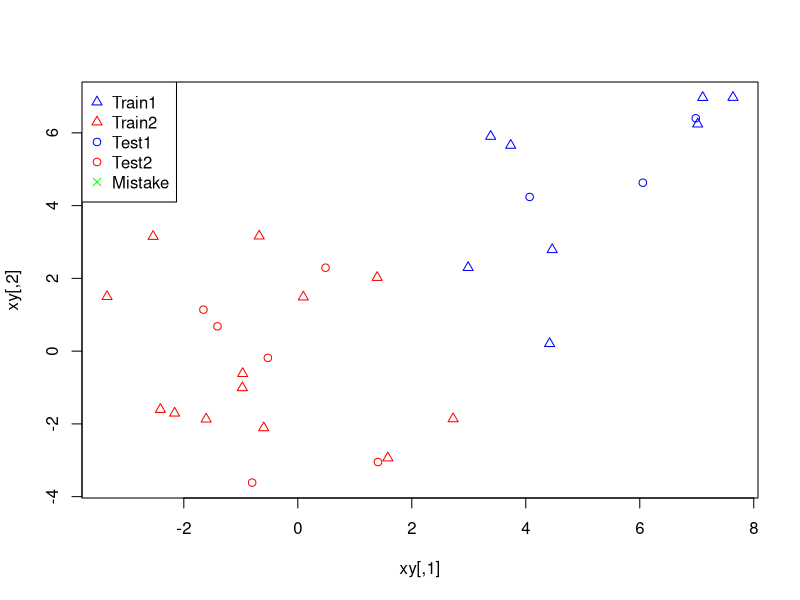
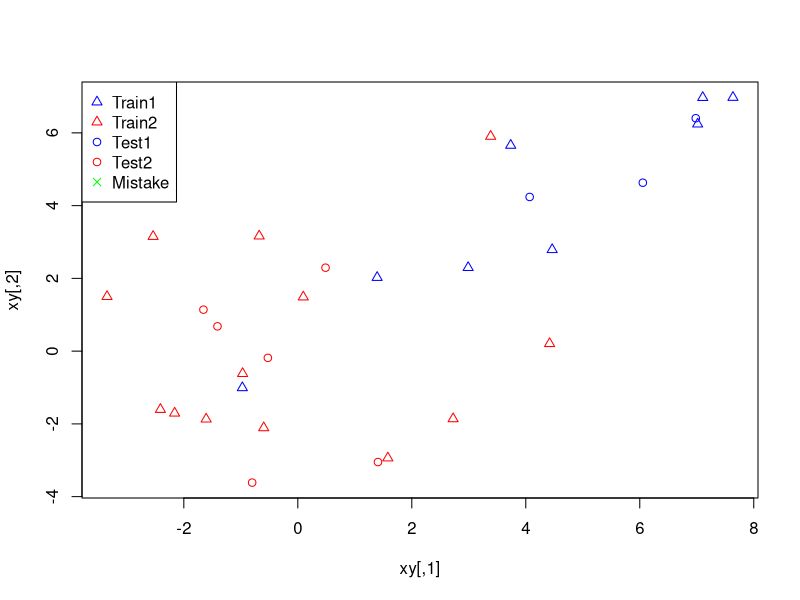

These figures' R source, in order:
library(MASS)

x1 = rnorm(20, mean=0, sd=5/3)
x2 = rnorm(10, mean=5, sd=5/3)

y1 = rnorm(20, mean=0, sd=5/3)
y2 = rnorm(10, mean=5, sd=5/3)

xy = cbind(c(x1, x2), c(y1, y2))
xy

n = 30
nTrain = floor(0.7 * n)
nTest = n - nTrain

idxTrain = sample(1:n, nTrain)
idxTest = (1:n)[!(1:n %in% idxTrain)]

datTrain = xy[idxTrain,]
datTest = xy[idxTest,] 

clusterization = kmeans(xy, 2)
clusterizationCluster = clusterization$cluster

clusterizationTrain = clusterizationCluster[idxTrain]
clusterizationTest = clusterizationCluster[idxTest]

mod = qda(datTrain, clusterizationTrain)
clusterizationTestEst = predict(mod, datTest)$class
sum(clusterizationTestEst != clusterizationTest) / nTest
idx = idxTest[clusterizationTestEst != clusterizationTest]

plot(xy, type="n")
points(datTrain, pch=24, col=c("blue", "red")[clusterizationTrain])
legend("topleft", legend=c("Train1", "Train2"), pch=24, col=c("blue", "red"))

points(datTest, pch=21, col=c("blue", "red")[clusterizationTest])
legend("topleft", legend=c("Train1", "Train2", "Test1", "Test2"), pch=c(24, 24, 21, 21), col=c("blue", "red"))

if (length(idx) == 1) {
  points(xy[idx, 1], xy[idx, 2], col="green", pch=4) 
} else {
  points(xy[idx,], col="red", pch=4) 
}

legend("topleft", legend=c("Train1", "Train2", "Test1", "Test2", "Mistake"), pch=c(24, 24, 21, 21, 4),
       col=c("blue", "red", "blue", "red", "green"))

idd = sample(1:nTrain, 0.2 * nTrain)
for (i in idd) {
  clusterizationTrain[i] = ifelse(clusterizationTrain[i] == 1, 2, 1)
}

mod2 = qda(datTrain, clusterizationTrain)
clusterizationTestEst<-predict(mod2, datTest)$class
sum(clusterizationTestEst != clusterizationTest) / nTest
idx2 = idxTest[clusterizationTestEst != clusterizationTest]

plot(xy, type="n")
points(datTrain, pch=24, col=c("blue", "red")[clusterizationTrain])
legend("topleft", legend=c("Train1", "Train2"), pch=24, col=c("blue", "red"))

points(datTest, pch=21, col=c("blue", "red")[clusterizationTest])
legend("topleft",legend=c("Train1", "Train2", "Test1", "Test2"), pch=c(24, 24, 21, 21),
       col=c("blue", "red", "blue", "red"))

if (length(idx2) == 1) {
  points(xy[idx2, 1], xy[idx2, 2], col="red", pch=4) 
} else {
  points(xy[idx2,], col="green", pch=4)
}

legend("topleft", legend=c("Train1", "Train2", "Test1", "Test2", "Mistake"), pch=c(24, 24, 21, 21, 4),
       col=c("blue", "red", "blue", "red", "green"))

